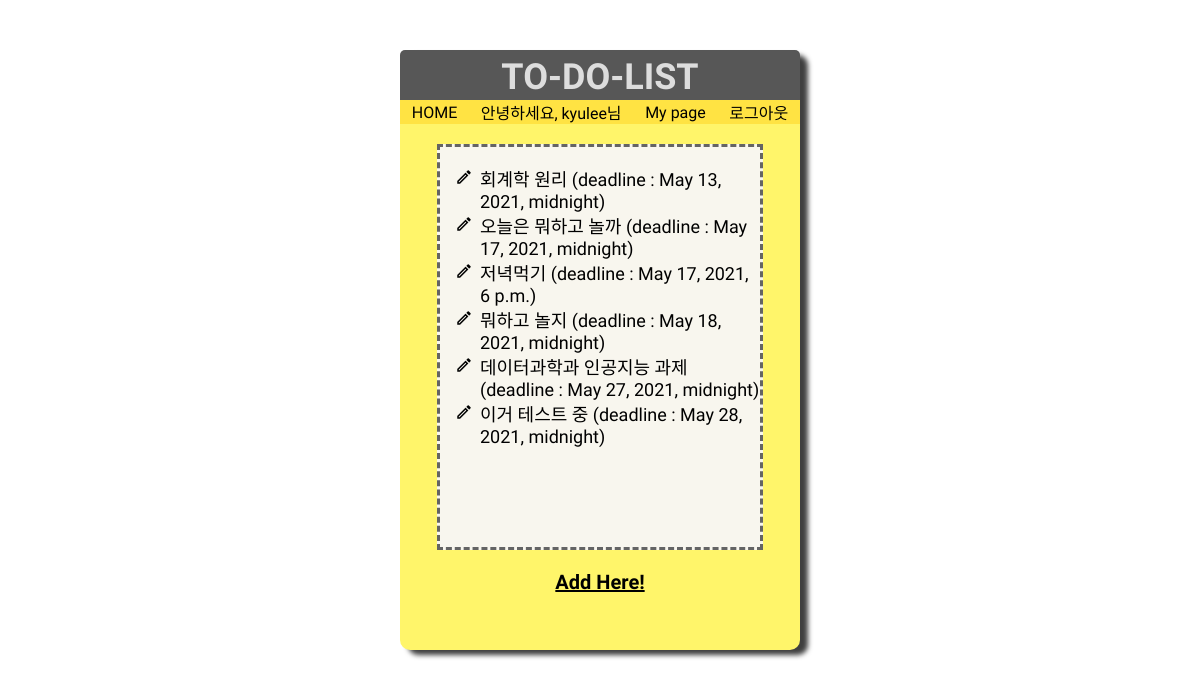
The app's page / (signed in) with its own data.
### app/models.py (models this page shows, shortened)
class Post(models.Model):
    title = models.CharField(max_length=200)
    content = models.TextField()
    deadline = models.DateTimeField(null= True, blank = True)
    author = models.ForeignKey(User, on_delete=models.CASCADE, related_name = 'posts', null = True, default= None)

### app/views.py (the view)
# urls.py: 2. Add a URL to urlpatterns:  path('', views.home, name='home')
def home(request):
    posts = Post.objects.all().order_by('deadline')
    return render(request, 'home.html', {'posts': posts})

### app/templates/home.html (shortened to what this page needs)
<!DOCTYPE html>
<html lang="en">
<head>
    {% load static %}
    <link rel="stylesheet" type ="text/css" href = "{% static 'home.css' %}">
</head>
<body>
    <div class = "container">
        <div class = "title">
            <h1>TO-DO-LIST</h1>
        </div>
        <div class = "nav-bar">
            <a class = "nav-item" href ="{% url 'home' %}">HOME</a>
            {% if user.is_authenticated %}
            <a class = "nav-item">안녕하세요, {{ user.username }}님</a>
            <a class = "nav-item" href="{% url 'mypage' %}">My page</a>
            <a class = "nav-item" href = "{% url 'logout' %}">로그아웃</a>
            {% else %}
            <a claee = "nav-item" href = "{% url 'login' %}">로그인</a>
            <a class = "nav-item" href = "{% url 'signup' %}">회원가입</a>
            <a class = "nav-item">로그아웃</a>
            {% endif %}
        </div>
        <div class = detail>
            <ul>
                {% for	post in	posts	%}
                <li class = list>
                    <a href="{% url 'detail' post.pk %}">{{post.title}}</a>
                    (deadline : {{post.deadline}})
                </li>
                {%	endfor %}
            </ul>
        </div>
        <div class = bottom>
        <a class = "new" href="{%	url 'new' %}"> Add Here! </a>
        </div>
    </div>
</body>
</html>

### app/static/home.css (style rules this page uses)
body { background-image: url('https://cdn.crowdpic.net/list-thumb/thumb_l_BD9725CBE59C9229B808928D5FEDA1EA.jpg'); font-family: 'Roboto', sans-serif; font-family: 'Do Hyeon', sans-serif; list-style-image: url('../../1x/outline_edit_black_18dp.png'); }
.container { margin-top: 50px; width:400px; height:600px; border: 0px solid gray; border-radius: 10px; margin-right: auto; margin-left: auto; box-shadow: 8px 5px 5px rgb(63, 63, 63); background-color: rgb(255, 245, 106); z-index: 1; }
.title { font-size: 18px; margin-left:0; margin-right:0; border-top-left-radius: 5px; border-top-right-radius: 5px; height: 50px; background-color: rgb(87, 87, 87); border:3px; z-index: 3; display: flex; color:rgb(221, 221, 221); }
h1 { padding-top: 10px; padding-bottom: 2px; margin-top: -4px; margin-right: auto; margin-left: auto; }
.detail { font-size: 18px;; margin-top: 20px; margin-right: auto; margin-left: auto; width: 320px; height: 400px; border: 3px dashed rgb(100, 100, 100); background-color: rgb(248, 246, 238); text-decoration: none; }
.bottom { margin-right: auto; margin-left: auto; text-align: center; margin-top: 20px; }
.new { color: black; text-decoration: underline; font-size: 20px; font-weight: 600; }
a { color: black; text-decoration-line: none; }
.nav-bar { width: 100%; background-color: #ffe343; display: flex; justify-content: space-around; align-items: center; }
.nav-item { color: black; text-decoration: none; }
::marker { list-style-image: url('../../1x/outline_edit_black_18dp.png'); }

### records on screen
Post: title "회계학 원리", deadline "May 13, 2021, midnight"
Post: title "오늘은 뭐하고 놀까", deadline "May 17, 2021, midnight"
Post: title "저녁먹기", deadline "May 17, 2021, 6 p.m."
Post: title "뭐하고 놀지", deadline "May 18, 2021, midnight"
Post: title "데이터과학과 인공지능 과제", deadline "May 27, 2021, midnight"
Post: title "이거 테스트 중", deadline "May 28, 2021, midnight"

### other values on screen
{{ user.username }} "kyulee"
